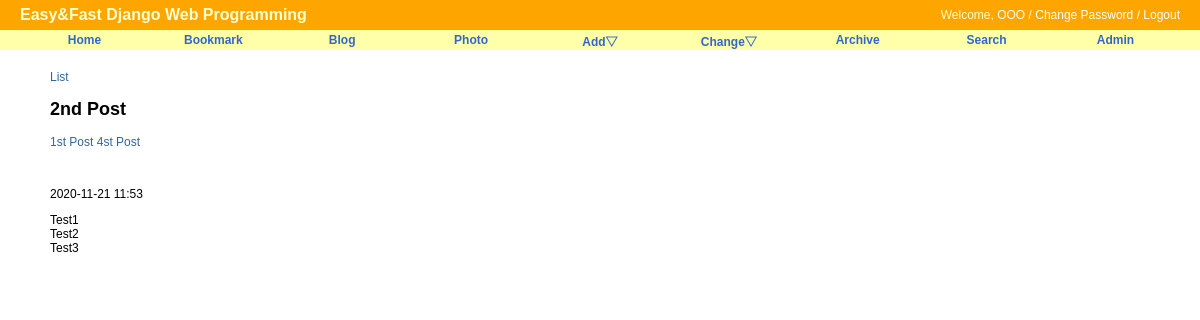
/blog/post/2st-post, run on the app's committed database.
### blog/models.py (models this page shows)
class Post(models.Model):
    objects = models.Manager()
    title = models.CharField('TITLE', max_length=50)
    slug = models.SlugField('SLUG', unique=True, allow_unicode=True, help_text='one word for this alias')
    description = models.CharField('DESCRIPTION', max_length=100, blank=True, help_text='simple description text')
    content = models.TextField('CONTENT')
    create_date = models.DateTimeField('Create Date', auto_now_add=True)
    modify_date = models.DateTimeField('Modify Date', auto_now=True)
    def __str__(self):
        return self.title
    class Meta:
        verbose_name = 'post'
        verbose_name_plural = 'posts'
        db_table = 'blog_posts'
        ordering = ('-modify_date',)     # desc
    def get_absolute_url(self):
        return reverse('blog:post_detail', args=(self.slug,)) # -> 1st post -> /blog/post/1st-post
    def get_previous_post(self):
        return self.get_previous_by_modify_date()
    def get_next_post(self):
        return self.get_next_by_modify_date()

### blog/views.py (the view)
# urls.py: path('post/<str:slug>', PostDV.as_view(), name='post_detail'),
class PostDV(DetailView):
    model = Post

### blog/templates/blog/post_detail.html (shortened to what this page needs)
{% extends "base.html" %}
{% block content %}
<div id="content">
    <a href="{% url 'blog:post_list' %}">List</a>
    <h2>{{ object.title }}</h2>
    <p class="other_posts">
        <a href="{{ object.get_previous_post.get_absolute_url }}">{{ object.get_previous_post }}</a>
        <a href="{{ object.get_next_post.get_absolute_url }}">{{ object.get_next_post }}</a>
    </p>
    <br/>
    <div
        <p class="date">
            {{ object.modify_date|date:"Y-m-d H:i" }}
        </p>
    </div>
    <div class="body">
        {{ object.content|linebreaks }}
    </div>
</div>
{% endblock %}

### static/css/base.css (style rules this page uses)
body { font-family: "Lucida Grande", Verdana, Arial, sans-serif; font-size: 12px; }
div#content { position: absolute; top: 70px; left: 50px; right: 50px; }
a:link, a:visited { color: #369; text-decoration: none; }

### data on the page
Post: title "2nd Post", get_previous_post "1st Post", get_next_post "4st Post", modify_date "2020-11-21 11:53", content "Test1 Test2 Test3"
